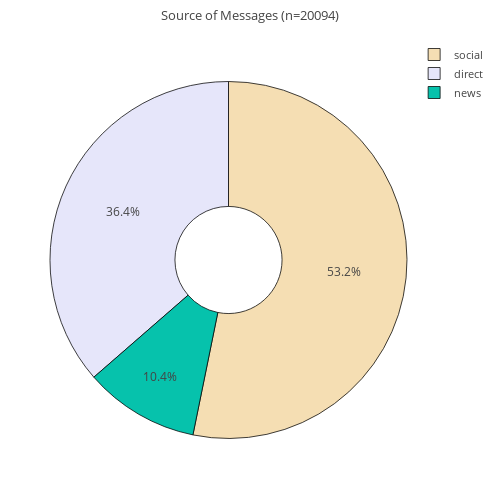

The notebook cell this image was saved under:
### Markdown cell above
##### Create Visualizaitons for the Ditrbution of the Message Source (Genre) and Major Categories

### Code cell
# Create a donut chart

genre_labels = df_source['genre'].unique().tolist()
genre_values = df_source.groupby(['genre'])['id'].count().values
total_messages = df_source['id'].count()

# Define custom colors for each category
bar_colors = ['#E6E6FA', '#F5DEB3', '#06C2AC','#029386']

pie = {
   'values': genre_values,
   'labels': genre_labels,
   #'domain': {"column": 0},
   'name': "genre",
   'marker' : dict(colors=bar_colors, line=dict(color='#000000', width=.75)),
   'hoverinfo': 'genre_labels+genre_values',
   'hole': .3,
   'type': 'pie'
}

data = [pie]

layout = go.Layout({
    'title': f'Source of Messages (n={total_messages})',
    'titlefont': dict(size=13), 
    #'grid': {"rows": 1, "columns": 1},
    'margin': dict(l=50, r=50, t=40, b=20),   
    'width': 500,
    'height': 500,
    'legend': dict(font=dict(size=11))       
} 
)

fig = go.Figure(data = data, layout = layout)
iplot(fig)

### Figure 1 — Plotly figure (JSON) as saved in the notebook; plotly's stock layout.template omitted (floating-point values rounded to 4 significant figures)
{"data": [{"hole": 0.3, "hoverinfo": "genre_labels+genre_values", "labels": ["direct", "social", "news"], "marker": {"colors": ["#E6E6FA", "#F5DEB3", "#06C2AC", "#029386"], "line": {"color": "#000000", "width": 0.75}}, "name": "genre", "type": "pie", "values": [7314, 10689, 2091]}], "layout": {"height": 500, "legend": {"font": {"size": 11}}, "margin": {"b": 20, "l": 50, "r": 50, "t": 40}, "title": "Source of Messages (n=20094)", "titlefont": {"size": 13}, "width": 500}}
